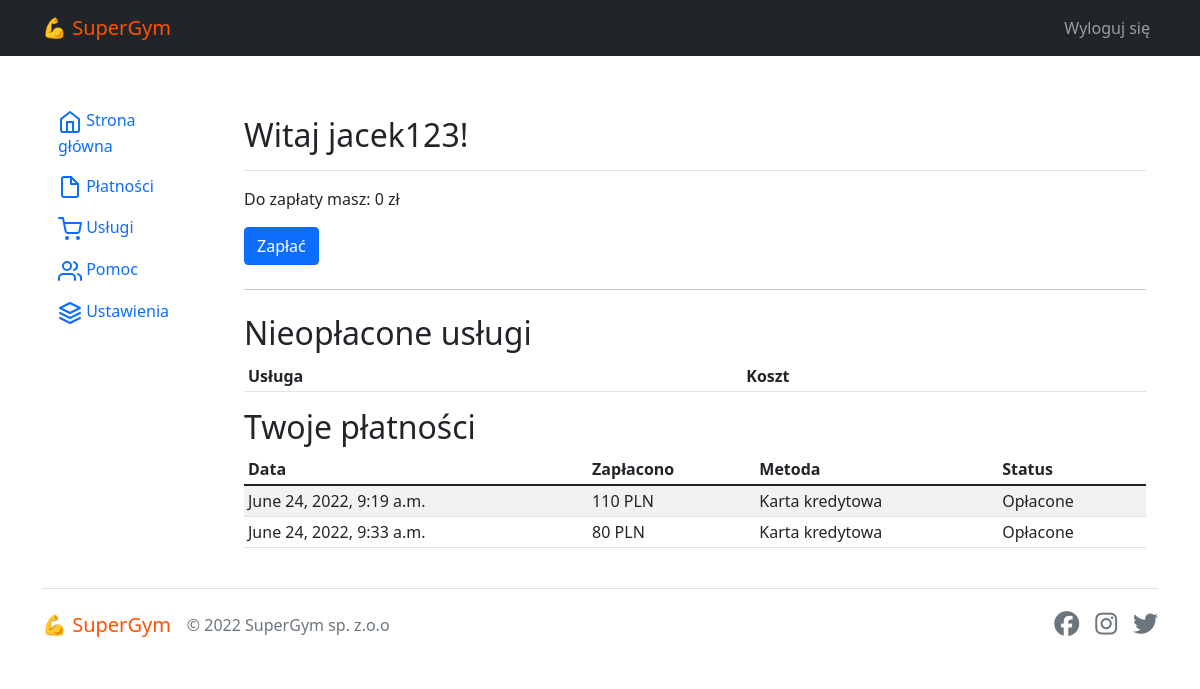
Before: /client/panel/payments (signed in) with the older database file.
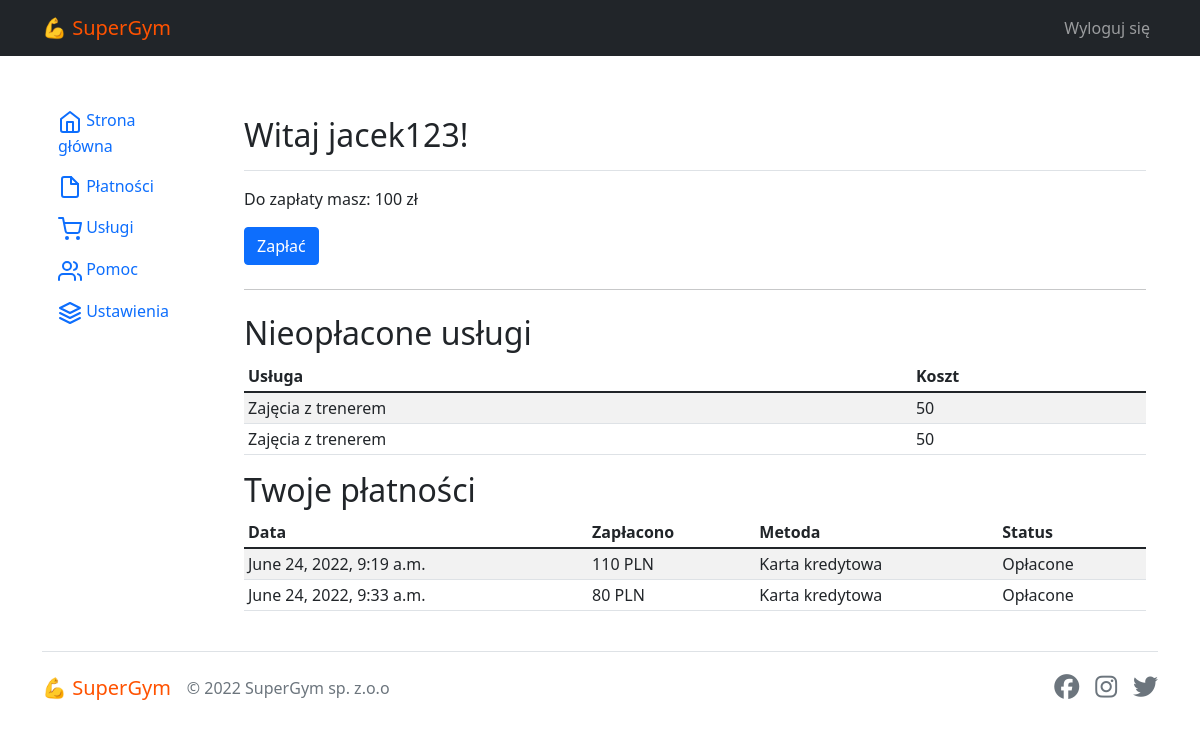
After: the same page with the newer database file.
### core/models.py (models this page shows, shortened)
class Payments(models.Model):
    client = models.ForeignKey(User, on_delete=models.CASCADE)
    method = models.ForeignKey(PaymentMethods, on_delete=models.CASCADE)
    date = models.DateTimeField(auto_now_add=True)
    to_pay = models.IntegerField()
    payed = models.IntegerField(default=0)
    realized = models.BooleanField(default=False)

class PaymentMethods(models.Model):
    name = models.CharField(max_length=50)
    def __str__(self) -> str:
        return self.name

class UserService(models.Model):
    client = models.ForeignKey(User, on_delete=models.CASCADE)
    service = models.ForeignKey(Service, on_delete=models.CASCADE)
    active = models.BooleanField(default=True)

class Service(models.Model):
    name = models.CharField(max_length=50)
    price = models.IntegerField()

### core/views.py (the view)
# urls.py: path('client/panel/payments', views.payments_view, name='payments'),
@login_required
def payments_view(request):
    services = UserService.objects.filter(client=request.user, active=False)
    payments = Payments.objects.filter(client=request.user)
    total = 0
    for s in services:
        total += s.service.price
    context = {
        'services': services,
        'total': total,
        'payments': payments
    }
    return render(request, 'core/payments.html', context)

### core/templates/core/payments.html (shortened to what this page needs)
{% extends 'base.html' %}
{% load static %}
{% block content %}
<div class="row">
{% include "core/partials/client_menu.html" %}
<main role="main" class="col-md-9 ml-sm-auto col-lg-10 pt-3 px-4">
    <div class="d-flex justify-content-between flex-wrap flex-md-nowrap align-items-center pb-2 mb-3 border-bottom">
    <h1 class="h2">Witaj {{ user }}!</h1>
    </div>
    <p> Do zapłaty masz: {{ total }} zł  </p>
    <a href="{% url 'core:checkout' %}"><button class="btn btn-primary">Zapłać</button></a>
    <hr class="my-4">
    <h2>Nieopłacone usługi</h2>
    <div class="table-responsive">
    <table class="table table-striped table-sm">
        <thead>
        <tr>
            <th>Usługa</th>
            <th>Koszt</th>
        </tr>
        </thead>
        <tbody>
            {% for s in services %}
        <tr>
            <td> {{ s.service.name }}</td>
            <td> {{ s.service.price }} </td>
        </tr>
            {% endfor  %}
        </tbody>
    </table>
    </div>
    <h2>Twoje płatności</h2>
    <div class="table-responsive">
    <table class="table table-striped table-sm">
        <thead>
        <tr>
            <th>Data</th>
            <th>Zapłacono</th>
            <th>Metoda</th>
            <th>Status</th>
        </tr>
        </thead>
        <tbody>
        {% for payment in payments %}
        <tr>
            <td>{{ payment.date }}</td>
            <td>{{ payment.payed }} PLN</td>
            <td>{{ payment.method }}</td>
            <td> Opłacone </td>
        </tr>
        {% endfor %}
        </tbody>
    </table>
    </div>
</main>
</div>
{% endblock content %}

Changed rows visible on the page:
added UserService: service.name "Zajęcia z trenerem", service.price "50"
added UserService: service.name "Zajęcia z trenerem", service.price "50"
Other visible differences:
{{ total }}: "0" → "100"
